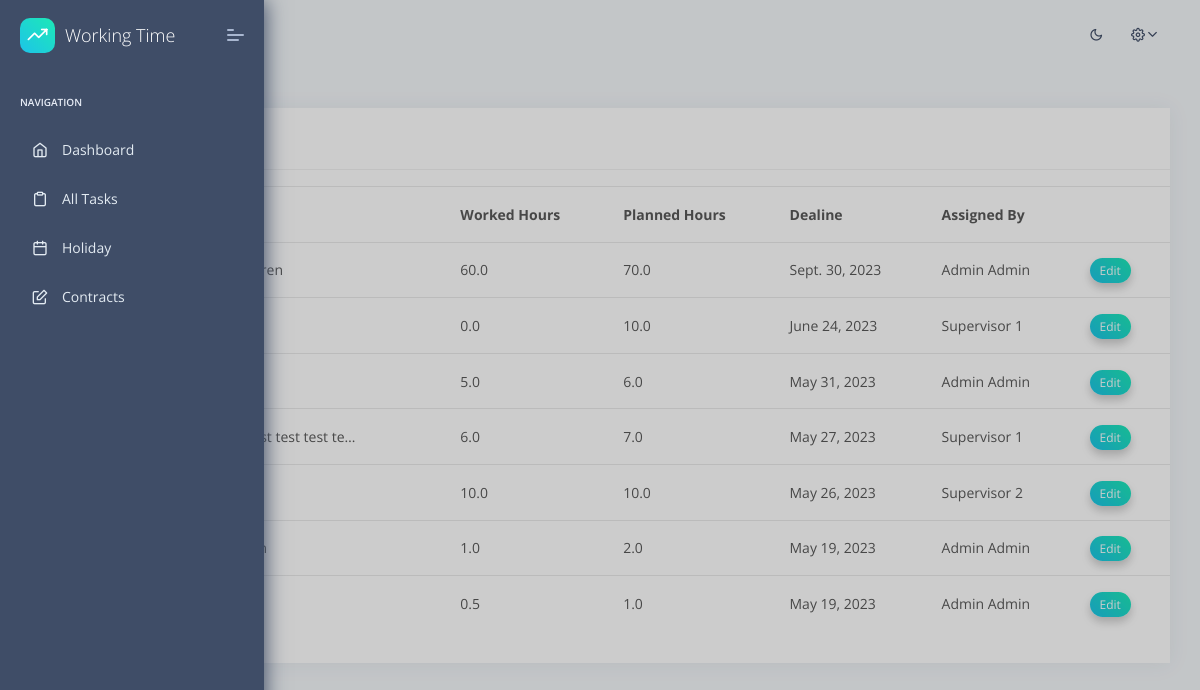
Before: /tasks/ (signed in) with the older database file.
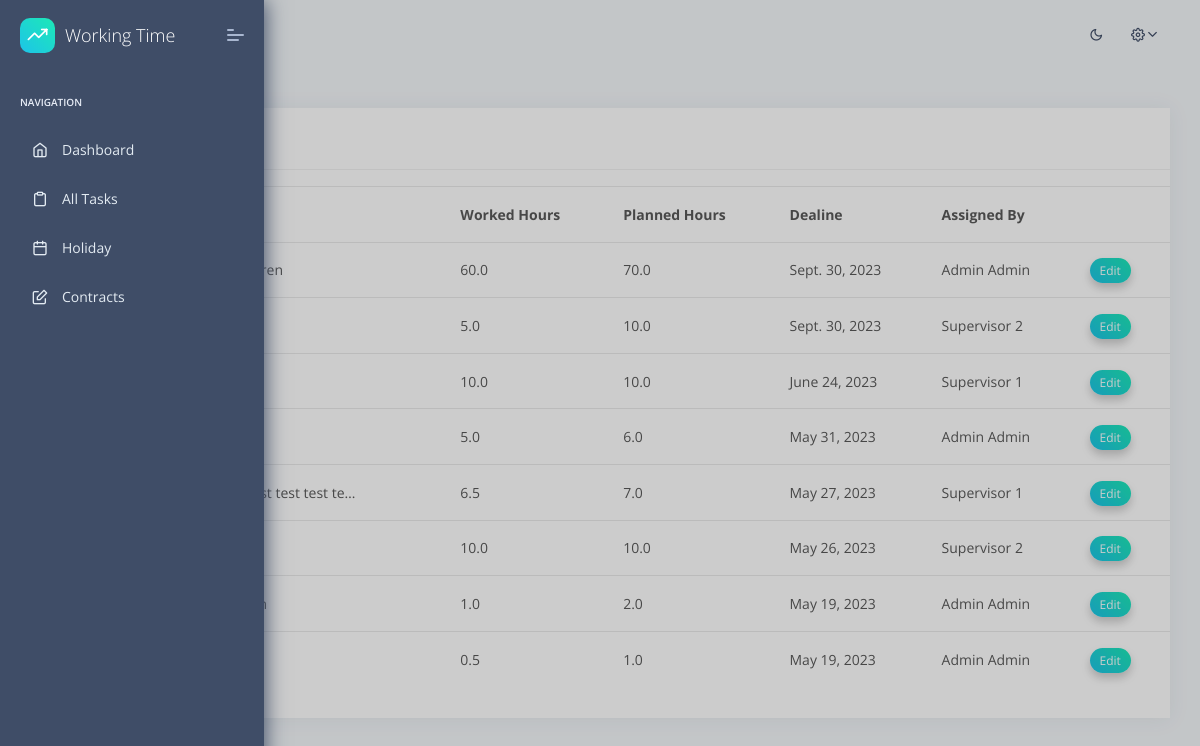
After: the same page with the newer database file.
### apps/home/models.py (models this page shows, shortened)
class Task(models.Model):
    id = models.AutoField(primary_key=True)
    assigned_to = models.ForeignKey(User, on_delete=models.CASCADE)
    assigner = models.ForeignKey(User, on_delete=models.CASCADE, related_name='assigner')
    task_text = models.TextField()
    total_hours = models.FloatField()
    worked_hours = models.FloatField()
    deadline = models.DateField()
    added = models.DateTimeField(auto_now_add=True)
    updated = models.DateTimeField(auto_now=True)
    class Meta:
        verbose_name = 'Task'
        verbose_name_plural = 'Tasks'
        ordering = ['id']

### apps/home/views.py (the view, shortened to what this page needs)
# urls.py: path('tasks/', views.tasks, name='tasks'),
@login_required(login_url="/login/")
def tasks(request: HttpRequest):
    logged_user = request.user
    if is_supervisor(logged_user):
        shks = Contract.objects.filter(supervisor=logged_user)
        tasks = Task.objects.filter(assigned_to__in=[shk.user for shk in shks]).order_by('-deadline')
    elif is_shkofficer(logged_user):
        tasks = Task.objects.all().order_by('-deadline')
    else:
        tasks = Task.objects.filter(assigned_to=logged_user).order_by('-deadline')
    context = {
        'segment': 'tasks',
        'tasks': tasks,
    }
    html_template = loader.get_template('home/tasks.html')
    return HttpResponse(html_template.render(context, request))

### apps/context_processors.py (called while the page is built)
def cfg_assets_root(request):
    return { 'ASSETS_ROOT' : settings.ASSETS_ROOT }

### apps/home/templatetags/group_extras.py (called while the page is built)
@register.filter(name='has_group')
def has_group(user: User, group_name: str):
    group =  Group.objects.get(name=group_name)
    return group in user.groups.all()

### apps/home/views.py (called while the page is built)
def is_supervisor(user: User) -> bool:
    return user.groups.filter(name='supervisor').exists()

def is_shkofficer(user: User) -> bool:
    return user.groups.filter(name='shkofficer').exists()

### apps/templates/home/tasks.html (shortened to what this page needs)
{% extends "layouts/base.html" %}
{% load group_extras %}
{% block content %}
    <div class="pcoded-main-container">
        <div class="pcoded-wrapper">
            <div class="pcoded-content">
                <div class="pcoded-inner-content">
                    <div class="main-body">
                        <div class="page-wrapper">
                            <div class="row">
                                <div class="col-xl-12 col-md-6">
                                    <div class="card Recent-Users">
                                        <div class="card-header">
                                            <h5>All Tasks</h5>
                                        </div>
                                        <div class="card-block px-0 py-3">
                                            <div class="table-responsive">
                                                <table class="table table-hover">
                                                    <thead>
                                                        <tr>
                                                            <th>Task</th>
                                                            <th>Worked Hours</th>
                                                            <th>Planned Hours</th>
                                                            <th>Dealine</th>
                                                            <th>Assigned By</th>
                                                            {% if request.user|has_group:"shk" %}
                                                                <th></th>
                                                            {% else %}
                                                                <th>Assigned To</th>
                                                            {% endif %}
                                                        </tr>
                                                    </thead>
                                                    <tbody>
                                                        {% for task in tasks %}
                                                            <tr class="unread">
                                                                <td>{{ task.task_text|truncatechars_html:40 }}</td>
                                                                <td>{{ task.worked_hours }}</td>
                                                                <td>{{ task.total_hours }}</td>
                                                                <td>{{ task.deadline }}</td>
                                                                <td>{{ task.assigner.first_name }} {{ task.assigner.last_name }}</td>
                                                                {% if request.user|has_group:"shk" %}
                                                                    <td>
                                                                        <a href="/editTask/{{ task.id }}" class="label theme-bg text-white f-12">Edit</a>
                                                                    </td>
                                                                {% else %}
                                                                    <td>{{ task.assigned_to.first_name }} {{ task.assigned_to.last_name }}</td>
                                                                {% endif %}
                                                            </tr>
                                                        {% endfor %}
                                                    </tbody>
                                                </table>
                                            </div>
                                        </div>
                                    </div>
                                </div>
                            </div>
                        </div>
                    </div>
                </div>
            </div>
        </div>
    </div>
{% endblock content %}

Changed rows visible on the page:
added Task: worked_hours "5.0", total_hours "10.0", deadline "Sept. 30, 2023", assigner.first_name "Supervisor", assigner.last_name "2"
changed Task "June 24, 2023": worked_hours "0.0" → "10.0"
changed Task "May 27, 2023": worked_hours "6.0" → "6.5"
